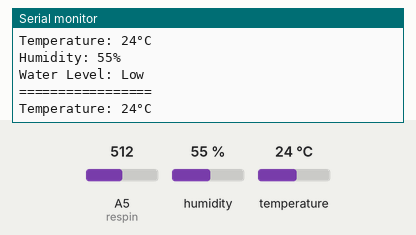
Recording of a sketch running on a simulated Arduino Uno, built with avr-gcc and run on an emulated ATmega328P. Parts: the last lines printed to the serial monitor. Inputs (shaded band) come from the test bench; at power-on: A5 (respin) = 512, humidity 55 %, temperature 24 °C.

Above: at 5.8 s.
5.9 s: A5 (respin) set to 610
At 6.9 s:
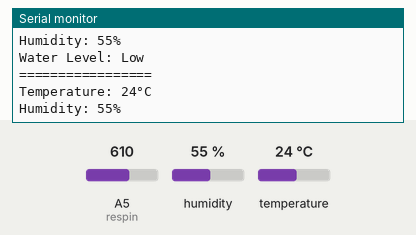
12.5 s: A5 (respin) set to 670
At 16.6 s:
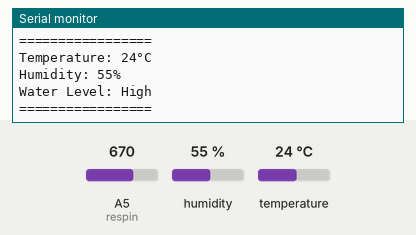
20.6 s: A5 (respin) set to 90
At 23.7 s:
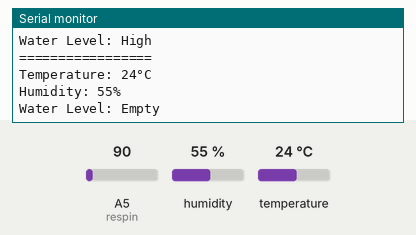
28.6 s: humidity set to 22 %
At 30.0 s:
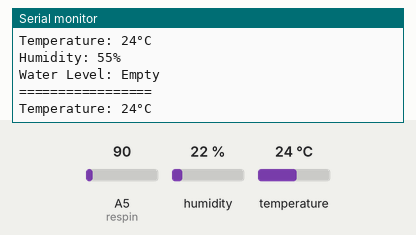
33.8 s: temperature set to 12 °C
At 34.7 s:
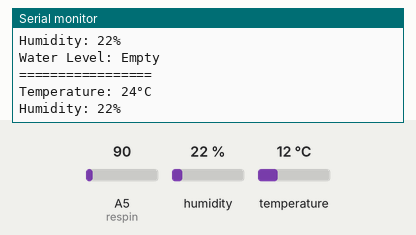
39.0 s: humidity set to 40 %
At 40.1 s:
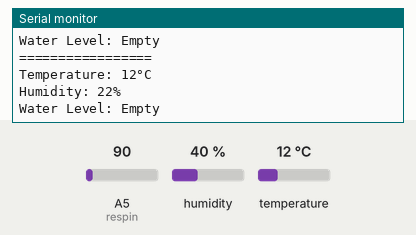
Timing chart, 0 to 42.0 s (numbered marks = the images above; inputs shaded):
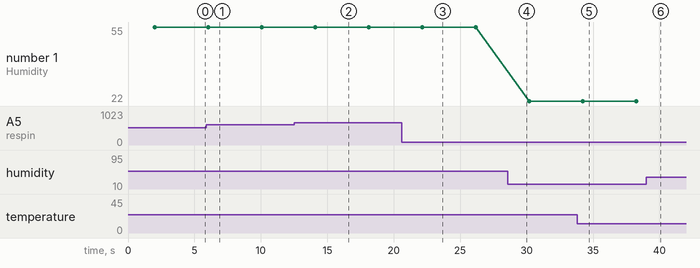

Measured:
- after the input at 12.5 s, the serial monitor: prints a new line after 2.6 s (image 2)
- after the input at 20.6 s, the serial monitor: prints a new line after 2.5 s (image 3)
- plotted number 1: 55 → 22 after the input at 28.6 s, 22 → 40 after the input at 39.0 s

The sketch:

humidity_water_level.ino
```cpp
//humidity class
#include <SimpleDHT.h>

// for DHT11,
//      VCC: 5V or 3V
//      GND: GND
//      DATA: 2
int pinDHT11 = 2;
SimpleDHT11 dht11(pinDHT11);

//water level
int resval = 0;  // holds the value
int respin = A5; // sensor pin used


void setup() {
  // start the serial console
  Serial.begin(9600);
}

void loop() {
  //loop for humidity sensor
  // start working...
  Serial.println("=================");
  delay(1000);
  // read without samples.
  byte temperature = 0;
  byte humidity = 0;
  int err = SimpleDHTErrSuccess;
  if ((err = dht11.read(&temperature, &humidity, NULL)) != SimpleDHTErrSuccess) {
    Serial.print("Read DHT11 failed, err="); Serial.print(SimpleDHTErrCode(err));
    Serial.print(","); Serial.println(SimpleDHTErrDuration(err)); delay(1000);
    return;
  }
  Serial.print("Temperature: ");
  Serial.print((int)temperature); Serial.println("°C");
  //make the delay consistant to humidity sensor
  delay(1000);
  Serial.print("Humidity: ");
  Serial.print((int)humidity); Serial.println("%");

  // DHT11 sampling rate is 1HZ.
  delay(1000);

  //loop for water level sensor
   resval = analogRead(respin); //Read data from analog pin and store it to resval variable
  if (resval<=100){ Serial.println("Water Level: Empty"); }
  else if (resval>100 && resval<=600){ Serial.println("Water Level: Low"); }
  else if (resval>600 && resval<=660){ Serial.println("Water Level: Medium"); }
  else if (resval>660){
    Serial.println("Water Level: High");
  }
  delay(1000);
}
```
